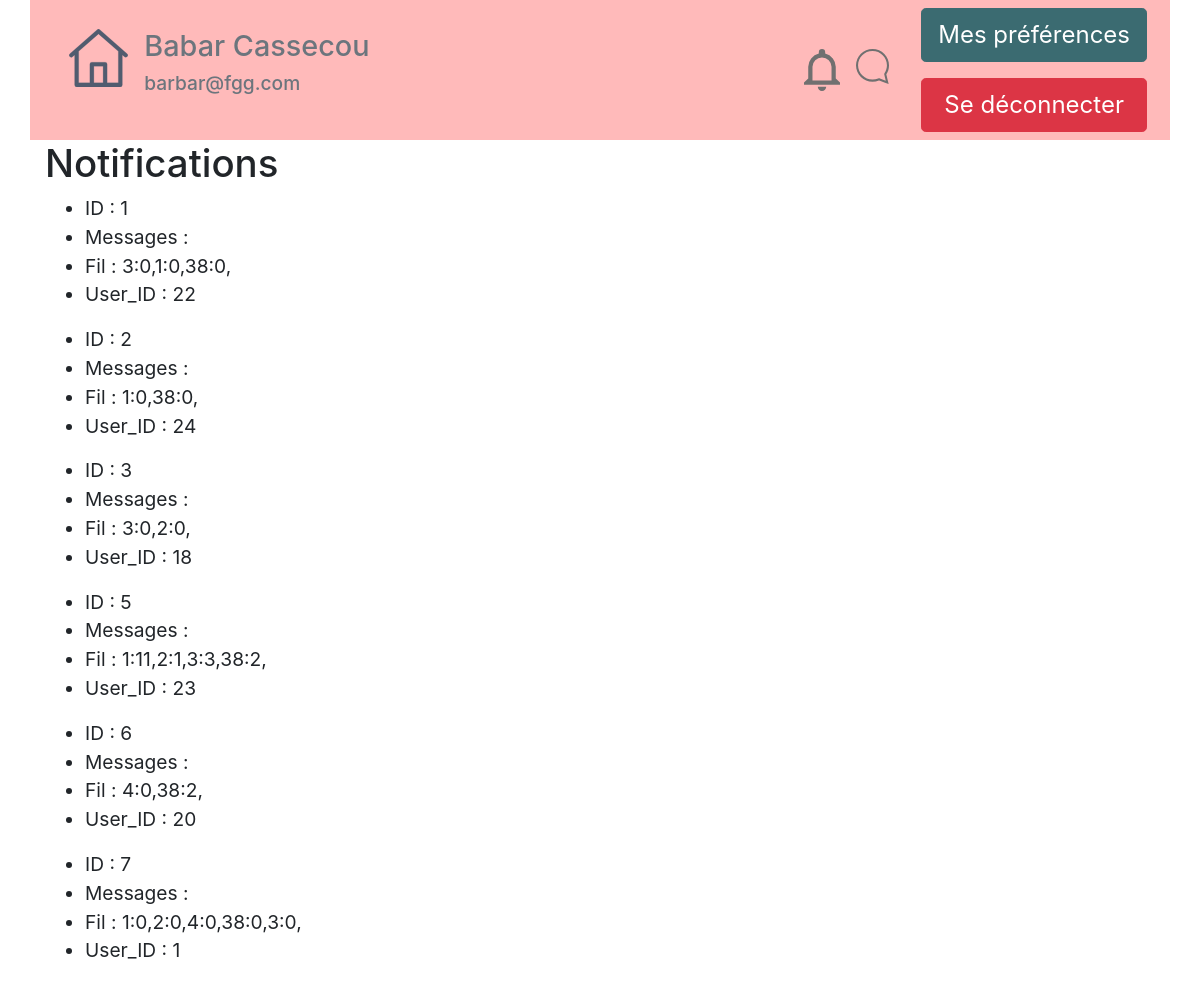
/notifications/notificationsAView/ (signed in), run on an earlier commit of the app's database.
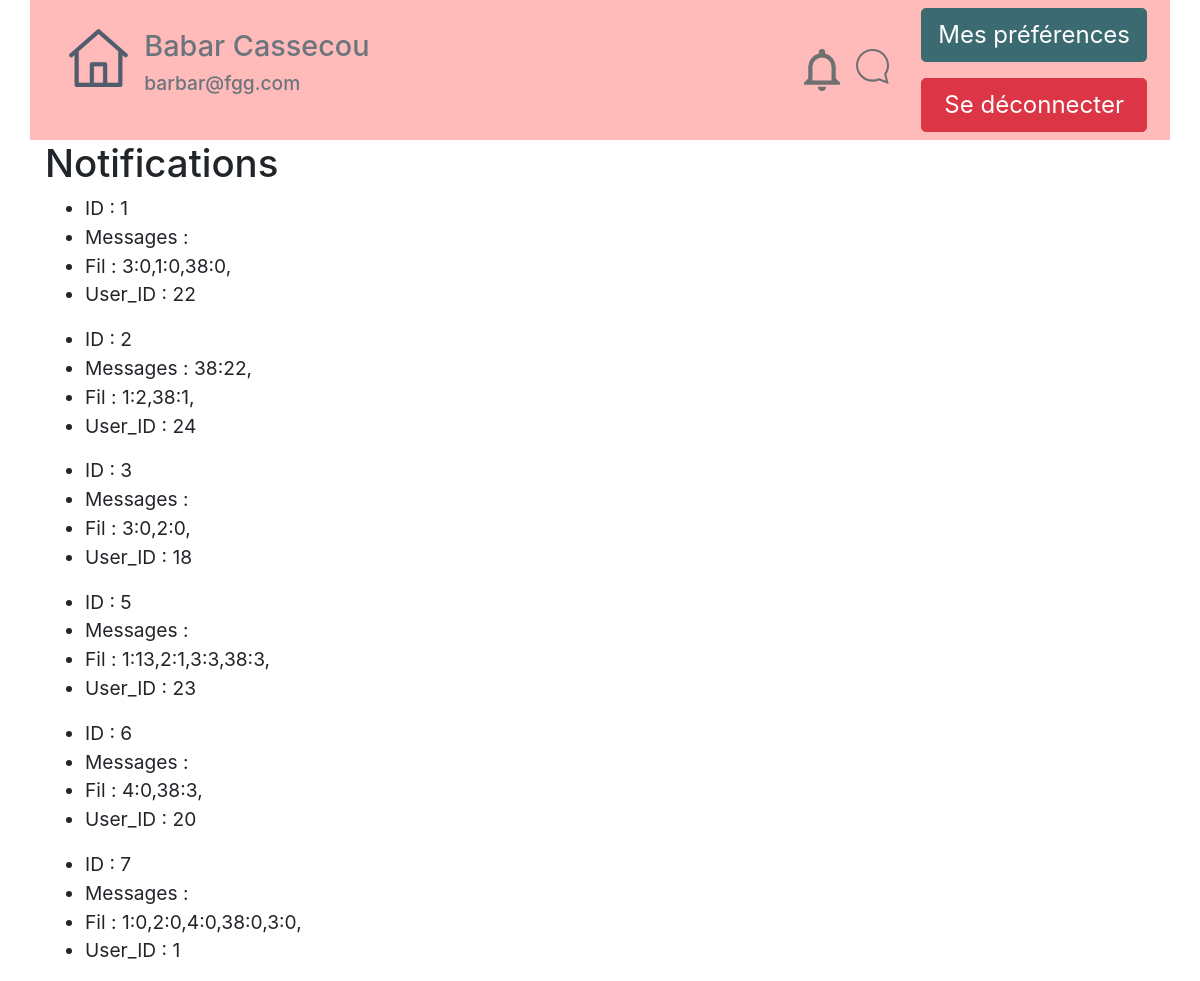
And on a later commit of the database.
### notifications/models.py (models this page shows)
class Notifications(models.Model): #extend User proprieties
    user = models.OneToOneField(User,on_delete=models.CASCADE,default=1)
    NotifMessages = models.TextField(verbose_name="Notifications Des Nouveaux Messages") #contain list of waiting notif
    NotifFil = models.TextField( verbose_name="Notifications du fil",) # contain list of wainting notif

### notifications/views.py (the view)
# urls.py: path('notificationsAView/', views.NotifList.as_view(template_name='notifications/notifications_list.html'), name="notificationsAView"),
class NotifList(ListView):
    model = models.Notifications

### notifications/templates/notifications/notifications_list.html
{% extends "tablecom/base.html" %}
{% block content %}
<div class="container">
    <h2>Notifications</h2>{% for notif in object_list %}
    <ul>
            <li>ID : {{ notif.id }}</li>
        <li>Messages : {{ notif.NotifMessages }}</li>
        <li>Fil : {{ notif.NotifFil }}</li>
        <li>User_ID : {{ notif.user_id }}</li>
    </ul>{% endfor %}
</div>
{% endblock %}

What changed in the data, as far as the page shows it:
changed Notifications id 2: NotifMessages (not shown) → "38:22,"; NotifFil "1:0,38:0," → "1:2,38:1,"
changed Notifications id 5: NotifFil "1:11,2:1,3:3,38:2," → "1:13,2:1,3:3,38:3,"
changed Notifications id 6: NotifFil "4:0,38:2," → "4:0,38:3,"
